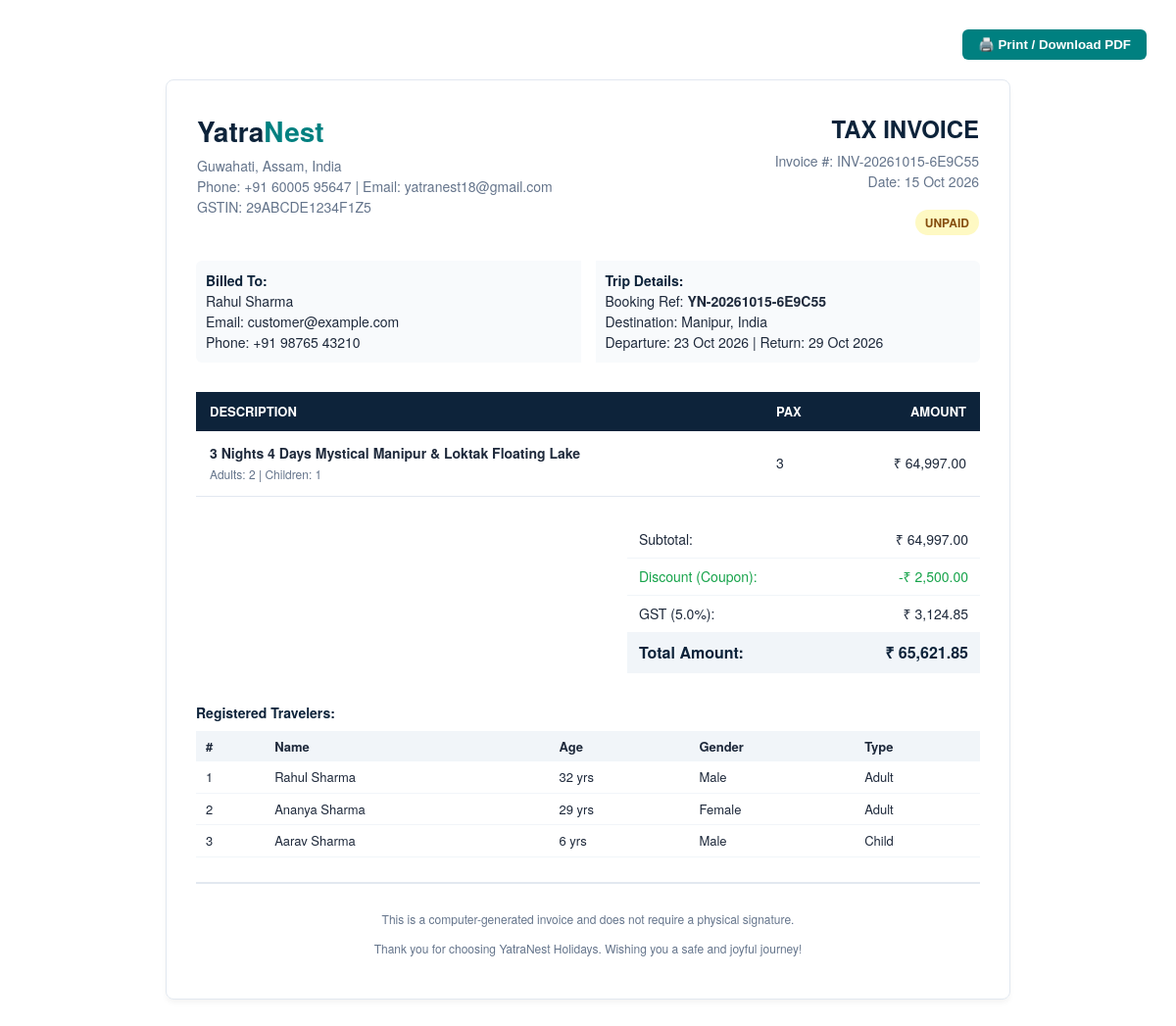
Screenshot of /booking/invoice/YN-20261015-6E9C55 (signed in) with the database file from the repository.
### tables this page shows
CREATE TABLE `bookings` (
  `id` int(10) unsigned NOT NULL AUTO_INCREMENT,
  `booking_reference` varchar(50) NOT NULL,
  `customer_id` int(10) unsigned NOT NULL,
  `package_id` int(10) unsigned NOT NULL,
  `departure_id` int(10) unsigned NOT NULL,
  `adult_count` int(10) unsigned NOT NULL DEFAULT 1,
  `child_count` int(10) unsigned NOT NULL DEFAULT 0,
  `infant_count` int(10) unsigned NOT NULL DEFAULT 0,
  `subtotal` decimal(10,2) NOT NULL,
  `discount_amount` decimal(10,2) NOT NULL DEFAULT 0.00,
  `tax_rate` decimal(5,2) NOT NULL DEFAULT 5.00,
  `tax_amount` decimal(10,2) NOT NULL DEFAULT 0.00,
  `total_amount` decimal(10,2) NOT NULL,
  `payment_status` enum('unpaid','pending','paid','failed','partially_refunded','refunded') NOT NULL DEFAULT 'unpaid',
  `booking_status` enum('pending','awaiting_payment','confirmed','cancelled','completed','refunded') NOT NULL DEFAULT 'pending',
  `payment_method` enum('razorpay','pay_later') NOT NULL DEFAULT 'razorpay',
  `pickup_location` varchar(255) DEFAULT NULL,
  `special_requests` text DEFAULT NULL,
  `coupon_id` int(10) unsigned DEFAULT NULL,
  `internal_notes` text DEFAULT NULL,
  `created_at` timestamp NOT NULL DEFAULT current_timestamp(),
  `updated_at` timestamp NOT NULL DEFAULT current_timestamp() ON UPDATE current_timestamp(),
  PRIMARY KEY (`id`),
  UNIQUE KEY `booking_reference` (`booking_reference`),
  KEY `idx_booking_ref` (`booking_reference`),
  KEY `idx_booking_customer` (`customer_id`),
  KEY `idx_booking_status` (`booking_status`),
  KEY `idx_booking_payment_status` (`payment_status`),
  KEY `fk_bookings_pkg` (`package_id`),
  KEY `fk_bookings_dep` (`departure_id`),
  KEY `fk_bookings_coupon` (`coupon_id`),
  CONSTRAINT `fk_bookings_coupon` FOREIGN KEY (`coupon_id`) REFERENCES `coupons` (`id`) ON DELETE SET NULL,
  CONSTRAINT `fk_bookings_cust` FOREIGN KEY (`customer_id`) REFERENCES `users` (`id`),
  CONSTRAINT `fk_bookings_dep` FOREIGN KEY (`departure_id`) REFERENCES `tour_departures` (`id`),
  CONSTRAINT `fk_bookings_pkg` FOREIGN KEY (`package_id`) REFERENCES `tour_packages` (`id`)
);

CREATE TABLE `users` (
  `id` int(10) unsigned NOT NULL AUTO_INCREMENT,
  `name` varchar(150) NOT NULL,
  `email` varchar(191) NOT NULL,
  `phone` varchar(25) DEFAULT NULL,
  `password_hash` varchar(255) NOT NULL,
  `status` enum('active','suspended') DEFAULT 'active',
  `avatar` varchar(255) DEFAULT NULL,
  `created_at` timestamp NOT NULL DEFAULT current_timestamp(),
  `updated_at` timestamp NOT NULL DEFAULT current_timestamp() ON UPDATE current_timestamp(),
  PRIMARY KEY (`id`),
  UNIQUE KEY `email` (`email`),
  KEY `idx_users_email` (`email`),
  KEY `idx_users_status` (`status`)
);

CREATE TABLE `destinations` (
  `id` int(10) unsigned NOT NULL AUTO_INCREMENT,
  `name` varchar(150) NOT NULL,
  `slug` varchar(160) NOT NULL,
  `country` varchar(100) NOT NULL,
  `state` varchar(100) DEFAULT NULL,
  `city` varchar(100) DEFAULT NULL,
  `description` text DEFAULT NULL,
  `image_url` varchar(255) DEFAULT NULL,
  `is_featured` tinyint(1) DEFAULT 0,
  `status` enum('active','inactive') DEFAULT 'active',
  `created_at` timestamp NOT NULL DEFAULT current_timestamp(),
  `updated_at` timestamp NOT NULL DEFAULT current_timestamp() ON UPDATE current_timestamp(),
  PRIMARY KEY (`id`),
  UNIQUE KEY `slug` (`slug`),
  KEY `idx_dest_slug` (`slug`),
  KEY `idx_dest_featured` (`is_featured`),
  KEY `idx_dest_status` (`status`)
);

CREATE TABLE `tour_departures` (
  `id` int(10) unsigned NOT NULL AUTO_INCREMENT,
  `package_id` int(10) unsigned NOT NULL,
  `departure_date` date NOT NULL,
  `return_date` date NOT NULL,
  `total_seats` int(10) unsigned NOT NULL DEFAULT 20,
  `available_seats` int(10) unsigned NOT NULL DEFAULT 20,
  `adult_price` decimal(10,2) DEFAULT NULL,
  `child_price` decimal(10,2) DEFAULT NULL,
  `status` enum('open','closed','blocked') DEFAULT 'open',
  `created_at` timestamp NOT NULL DEFAULT current_timestamp(),
  `updated_at` timestamp NOT NULL DEFAULT current_timestamp() ON UPDATE current_timestamp(),
  PRIMARY KEY (`id`),
  KEY `idx_dep_date` (`departure_date`),
  KEY `idx_dep_status` (`status`),
  KEY `fk_departures_pkg` (`package_id`),
  CONSTRAINT `fk_departures_pkg` FOREIGN KEY (`package_id`) REFERENCES `tour_packages` (`id`) ON DELETE CASCADE
);

CREATE TABLE `tour_packages` (
  `id` int(10) unsigned NOT NULL AUTO_INCREMENT,
  `category_id` int(10) unsigned NOT NULL,
  `destination_id` int(10) unsigned NOT NULL,
  `title` varchar(255) NOT NULL,
  `slug` varchar(260) NOT NULL,
  `summary` text DEFAULT NULL,
  `description` longtext DEFAULT NULL,
  `duration_days` int(10) unsigned NOT NULL DEFAULT 1,
  `duration_nights` int(10) unsigned NOT NULL DEFAULT 0,
  `price_adult` decimal(10,2) NOT NULL,
  `price_child` decimal(10,2) NOT NULL DEFAULT 0.00,
  `price_infant` decimal(10,2) NOT NULL DEFAULT 0.00,
  `featured_image` varchar(255) DEFAULT NULL,
  `gallery_images` longtext DEFAULT NULL CHECK (json_valid(`gallery_images`)),
  `group_size_max` int(10) unsigned NOT NULL DEFAULT 20,
  `inclusions` text DEFAULT NULL,
  `exclusions` text DEFAULT NULL,
  `cancellation_policy_text` text DEFAULT NULL,
  `hotel_details` text DEFAULT NULL,
  `is_featured` tinyint(1) DEFAULT 0,
  `is_domestic` tinyint(1) DEFAULT 1,
  `tour_type` varchar(50) DEFAULT 'adventure',
  `status` enum('published','draft','archived') DEFAULT 'published',
  `seo_title` varchar(255) DEFAULT NULL,
  `seo_meta_description` text DEFAULT NULL,
  `created_at` timestamp NOT NULL DEFAULT current_timestamp(),
  `updated_at` timestamp NOT NULL DEFAULT current_timestamp() ON UPDATE current_timestamp(),
  PRIMARY KEY (`id`),
  UNIQUE KEY `slug` (`slug`),
  KEY `idx_packages_slug` (`slug`),
  KEY `idx_packages_featured` (`is_featured`),
  KEY `idx_packages_status` (`status`),
  KEY `idx_packages_price` (`price_adult`),
  KEY `fk_packages_cat` (`category_id`),
  KEY `fk_packages_dest` (`destination_id`),
  CONSTRAINT `fk_packages_cat` FOREIGN KEY (`category_id`) REFERENCES `tour_categories` (`id`),
  CONSTRAINT `fk_packages_dest` FOREIGN KEY (`destination_id`) REFERENCES `destinations` (`id`)
);

CREATE TABLE `booking_travelers` (
  `id` int(10) unsigned NOT NULL AUTO_INCREMENT,
  `booking_id` int(10) unsigned NOT NULL,
  `full_name` varchar(150) NOT NULL,
  `age` int(10) unsigned NOT NULL,
  `gender` enum('male','female','other') NOT NULL,
  `traveler_type` enum('adult','child','infant') NOT NULL DEFAULT 'adult',
  `id_proof_type` varchar(50) DEFAULT NULL,
  `id_proof_number` varchar(100) DEFAULT NULL,
  PRIMARY KEY (`id`),
  KEY `fk_travelers_booking` (`booking_id`),
  CONSTRAINT `fk_travelers_booking` FOREIGN KEY (`booking_id`) REFERENCES `bookings` (`id`) ON DELETE CASCADE
);

### app/Services/InvoiceService.php (the view, shortened to what the rows shown need)
<?php
class InvoiceService {
    public function renderInvoiceHtml(array $booking): string {
        $invoiceNum = 'INV-' . str_replace('YN-', '', $booking['booking_reference']);
        $invoiceDate = date('d M Y', strtotime($booking['created_at']));
        ?>
        <!DOCTYPE html>
        <html lang="en">
        <head>
        </head>
        <body>
            <div class="invoice-box">
                <table class="header-table">
                    <tr>
                        <td class="inv-title">
                            <div>TAX INVOICE</div>
                            <div style="font-size: 14px; font-weight: normal; color: #64748b; margin-top: 5px;">Invoice #: <?= htmlspecialchars($invoiceNum) ?></div>
                            <div style="font-size: 14px; font-weight: normal; color: #64748b;">Date: <?= htmlspecialchars($invoiceDate) ?></div>
                            <div style="margin-top: 8px;">
                                <?php if ($booking['payment_status'] === 'paid'): ?>
                                    <span class="badge badge-success">PAID</span>
                                <?php elseif ($booking['payment_status'] === 'refunded'): ?>
                                    <span class="badge badge-danger">REFUNDED</span>
                                <?php else: ?>
                                    <span class="badge badge-warning"><?= strtoupper($booking['payment_status']) ?></span>
                                <?php endif; ?>
                            </div>
                        </td>
                    </tr>
                </table>
                <table class="info-table">
                    <tr>
                        <td style="border-right: 15px solid #fff;">
                            <strong style="color: #0d233a;">Billed To:</strong><br>
                            <?= htmlspecialchars($booking['customer_name']) ?><br>
                            Email: <?= htmlspecialchars($booking['customer_email']) ?><br>
                            Phone: <?= htmlspecialchars($booking['customer_phone'] ?? 'N/A') ?>
                        </td>
                        <td>
                            <strong style="color: #0d233a;">Trip Details:</strong><br>
                            Booking Ref: <strong><?= htmlspecialchars($booking['booking_reference']) ?></strong><br>
                            Destination: <?= htmlspecialchars($booking['destination_name']) ?>, <?= htmlspecialchars($booking['destination_country']) ?><br>
                            Departure: <?= date('d M Y', strtotime($booking['departure_date'])) ?> | Return: <?= date('d M Y', strtotime($booking['return_date'])) ?>
                        </td>
                    </tr>
                </table>
                <table class="items-table">
                    <thead>
                        <tr>
                            <th>Description</th>
                            <th>Pax</th>
                            <th style="text-align: right;">Amount</th>
                        </tr>
                    </thead>
                    <tbody>
                        <tr>
                            <td>
                                <strong><?= htmlspecialchars($booking['package_title']) ?></strong><br>
                                <span style="font-size: 12px; color: #64748b;">
                                    Adults: <?= (int)$booking['adult_count'] ?>
                                    <?php if ((int)$booking['child_count'] > 0): ?> | Children: <?= (int)$booking['child_count'] ?><?php endif; ?>
                                </span>
                            </td>
                            <td><?= (int)$booking['adult_count'] + (int)$booking['child_count'] + (int)$booking['infant_count'] ?></td>
                            <td style="text-align: right;"><?= format_currency($booking['subtotal']) ?></td>
                        </tr>
                    </tbody>
                </table>
                <table class="total-table">
                    <tr>
                        <td>Subtotal:</td>
                        <td style="text-align: right;"><?= format_currency($booking['subtotal']) ?></td>
                    </tr>
                    <?php if ((float)$booking['discount_amount'] > 0): ?>
                    <tr>
                        <td style="color: #16a34a;">Discount (Coupon):</td>
                        <td style="text-align: right; color: #16a34a;">-<?= format_currency($booking['discount_amount']) ?></td>
                    </tr>
                    <?php endif; ?>
                    <tr>
                        <td>GST (<?= number_format((float)$booking['tax_rate'], 1) ?>%):</td>
                        <td style="text-align: right;"><?= format_currency($booking['tax_amount']) ?></td>
                    </tr>
                    <tr class="grand-total">
                        <td>Total Amount:</td>
                        <td style="text-align: right;"><?= format_currency($booking['total_amount']) ?></td>
                    </tr>
                </table>
                <?php if (!empty($booking['travelers'])): ?>
                <div style="margin-bottom: 25px;">
                    <table style="width: 100%; border-collapse: collapse; margin-top: 8px; font-size: 13px;">
                        <tr style="background: #f1f5f9; text-align: left;">
                            <th style="padding: 6px 10px;">#</th>
                            <th style="padding: 6px 10px;">Name</th>
                            <th style="padding: 6px 10px;">Age</th>
                            <th style="padding: 6px 10px;">Gender</th>
                            <th style="padding: 6px 10px;">Type</th>
                        </tr>
                        <?php foreach ($booking['travelers'] as $idx => $tr): ?>
                        <tr style="border-bottom: 1px solid #f1f5f9;">
                            <td style="padding: 6px 10px;"><?= $idx + 1 ?></td>
                            <td style="padding: 6px 10px; font-weight: 500;"><?= htmlspecialchars($tr['full_name']) ?></td>
                            <td style="padding: 6px 10px;"><?= (int)$tr['age'] ?> yrs</td>
                            <td style="padding: 6px 10px; text-transform: capitalize;"><?= htmlspecialchars($tr['gender']) ?></td>
                            <td style="padding: 6px 10px; text-transform: capitalize;"><?= htmlspecialchars($tr['traveler_type']) ?></td>
                        </tr>
                        <?php endforeach; ?>
                    </table>
                </div>
                <?php endif; ?>
            </div>
        </body>
        </html>
        <?php
        return ob_get_clean();
    }
}

### rows the page displays
bookings: booking_reference "INV-20261015-6E9C55", created_at "15 Oct 2026", payment_status "UNPAID", customer.name "Rahul Sharma", customer.email "customer@example.com", customer.phone "+91 98765 43210", booking_reference "YN-20261015-6E9C55", destinations.name "Manipur", destinations.country "India", departure.departure_date "23 Oct 2026", departure.return_date "29 Oct 2026", package.title "3 Nights 4 Days Mystical Manipur & Loktak Floating Lake", adult_count "2", child_count "1", adult_count+child_count+infant_count "3", subtotal "₹ 64,997.00", discount_amount "₹ 2,500.00", tax_rate "5.0", tax_amount "₹ 3,124.85", total_amount "₹ 65,621.85"
booking_travelers: full_name "Rahul Sharma", age "32", gender "Male", traveler_type "Adult"
booking_travelers: full_name "Ananya Sharma", age "29", gender "Female", traveler_type "Adult"
booking_travelers: full_name "Aarav Sharma", age "6", gender "Male", traveler_type "Child"

### other values shown
$companyAddress "Guwahati, Assam, India"
$companyPhone "+91 60005 95647"
$companyEmail "yatranest18@gmail.com"
$companyGstin "29ABCDE1234F1Z5"
